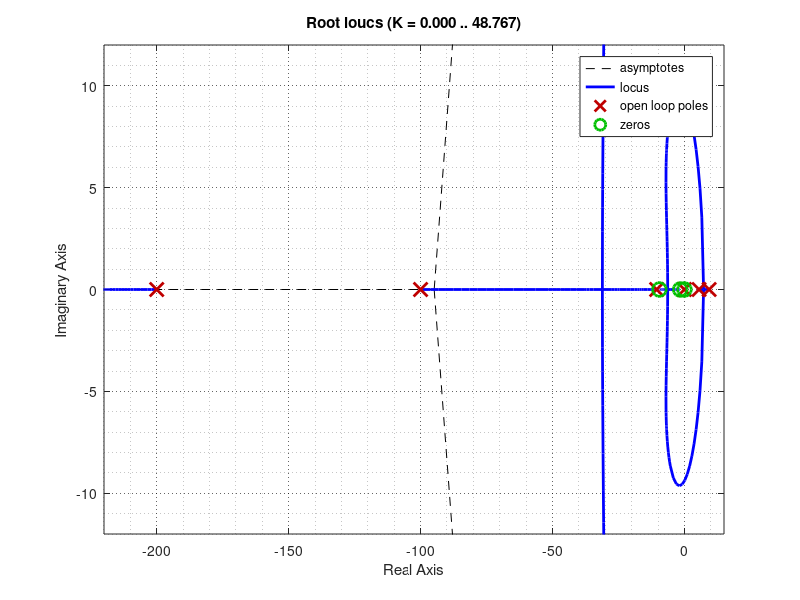

This figure's MATLAB source:
clear all
close all
clc

% Cubli model parameters
J_w=0.601e-3;
J_f=4.8e-3;
B_w=17.03e-6;
B_f=7.7e-3;
m_w=0.222;
m_f=0.77-m_w;%0.354;
g=9.82;
l_w=0.093;
l_f=0.08498;%0.076;

% Transfer function of the system
s=tf('s');
G=(-J_w*s^2)/((J_w*s^2+B_w*s)*((J_f+m_w*l_w^2)*s^2+B_f*s-(m_w*l_w+m_f*l_f)*g+((B_w*J_w*s^3)/(J_w*s^2+B_w*s))));
G_reduced=minreal(G);   % Equal poles and zeros cancelled each other

% Transfer function of the controller
D=-4583.5*(s+9.483)*(s+1.599)/((s-5.539)*(s+100)*(s+200));

% Analysis in the s-domain
rlocus(D*G_reduced);
set(findall(gcf,'Type','line','color','b'), 'LineWidth', 1.4)
set(findall(gcf,'Type','line','color','[0 0.5 0]'), 'LineWidth', 1.4)
set(findall(gcf,'Type','line','color','r'), 'LineWidth', 1.4)

axis([-220 15 -12 12]);
set(gca,'XGrid', 'on', 'XMinorGrid', 'on', 'YGrid', 'on', 'YMinorGrid', 'on')
set(gca, 'GridLineStyle',':', 'GridColor', 'k', 'GridAlpha', .6)
